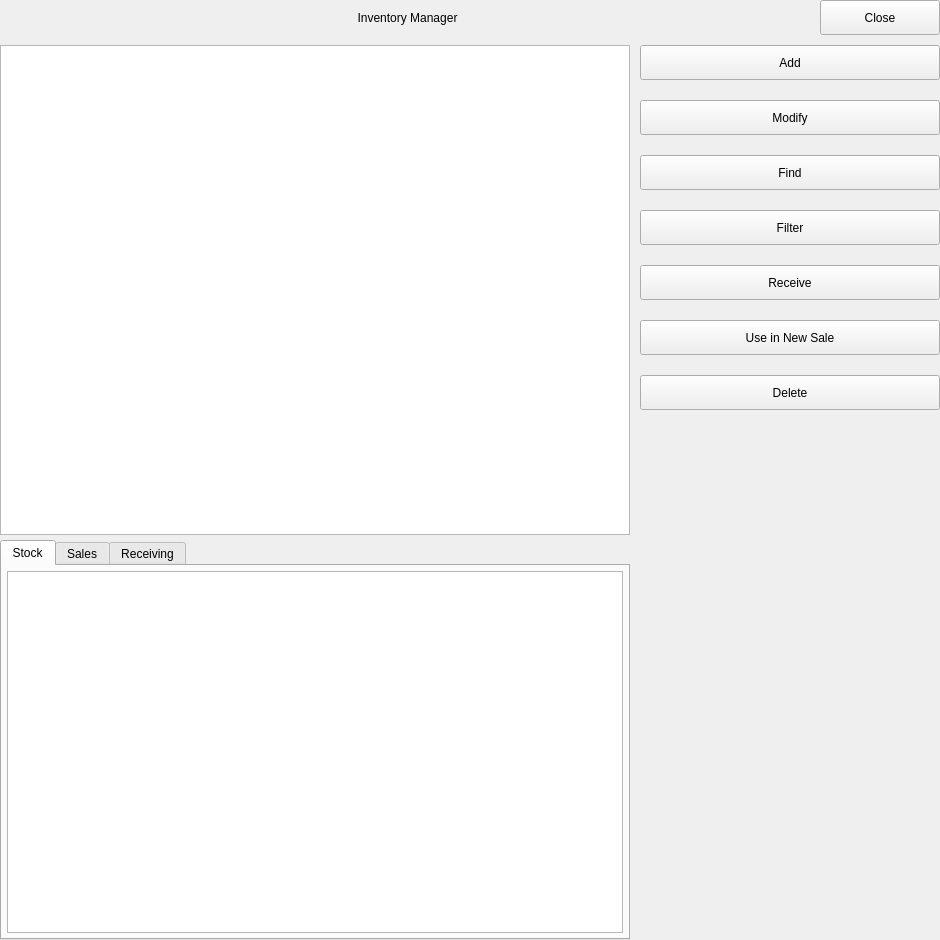
<?xml version="1.0" encoding="UTF-8"?>
<ui version="4.0">
 <class>InventoryManager</class>
 <widget class="QWidget" name="InventoryManager">
  <property name="geometry">
   <rect>
    <x>0</x>
    <y>0</y>
    <width>940</width>
    <height>940</height>
   </rect>
  </property>
  <property name="minimumSize">
   <size>
    <width>940</width>
    <height>940</height>
   </size>
  </property>
  <property name="windowTitle">
   <string>Inventory Manager</string>
  </property>
  <property name="styleSheet">
   <string notr="true"/>
  </property>
  <layout class="QVBoxLayout" name="verticalLayout_3">
   <property name="spacing">
    <number>10</number>
   </property>
   <property name="leftMargin">
    <number>0</number>
   </property>
   <property name="topMargin">
    <number>0</number>
   </property>
   <property name="rightMargin">
    <number>0</number>
   </property>
   <property name="bottomMargin">
    <number>0</number>
   </property>
   <item>
    <widget class="QWidget" name="widget" native="true">
     <property name="maximumSize">
      <size>
       <width>16777215</width>
       <height>35</height>
      </size>
     </property>
     <layout class="QHBoxLayout" name="horizontalLayout">
      <property name="spacing">
       <number>5</number>
      </property>
      <property name="leftMargin">
       <number>0</number>
      </property>
      <property name="topMargin">
       <number>0</number>
      </property>
      <property name="rightMargin">
       <number>0</number>
      </property>
      <property name="bottomMargin">
       <number>0</number>
      </property>
      <item>
       <widget class="QLabel" name="lb_window_title">
        <property name="minimumSize">
         <size>
          <width>0</width>
          <height>35</height>
         </size>
        </property>
        <property name="maximumSize">
         <size>
          <width>16777215</width>
          <height>35</height>
         </size>
        </property>
        <property name="text">
         <string>Inventory Manager</string>
        </property>
        <property name="alignment">
         <set>Qt::AlignmentFlag::AlignCenter</set>
        </property>
       </widget>
      </item>
      <item>
       <widget class="QPushButton" name="pb_window_close">
        <property name="minimumSize">
         <size>
          <width>120</width>
          <height>35</height>
         </size>
        </property>
        <property name="maximumSize">
         <size>
          <width>120</width>
          <height>35</height>
         </size>
        </property>
        <property name="text">
         <string>Close</string>
        </property>
        <property name="icon">
         <iconset resource="../../../../../../../../../../../../../../mnt/hdd/PYTHON_LAB/eixn-pos/assets/images/icons.qrc">
          <normaloff>:/Icons/close_white.svg</normaloff>:/Icons/close_white.svg</iconset>
        </property>
        <property name="iconSize">
         <size>
          <width>20</width>
          <height>20</height>
         </size>
        </property>
       </widget>
      </item>
     </layout>
    </widget>
   </item>
   <item>
    <widget class="QWidget" name="widget_2" native="true">
     <layout class="QHBoxLayout" name="horizontalLayout_2">
      <property name="spacing">
       <number>10</number>
      </property>
      <property name="leftMargin">
       <number>0</number>
      </property>
      <property name="topMargin">
       <number>0</number>
      </property>
      <property name="rightMargin">
       <number>0</number>
      </property>
      <property name="bottomMargin">
       <number>0</number>
      </property>
      <item>
       <widget class="QWidget" name="main_content" native="true">
        <layout class="QVBoxLayout" name="verticalLayout">
         <property name="spacing">
          <number>5</number>
         </property>
         <property name="leftMargin">
          <number>0</number>
         </property>
         <property name="topMargin">
          <number>0</number>
         </property>
         <property name="rightMargin">
          <number>0</number>
         </property>
         <property name="bottomMargin">
          <number>0</number>
         </property>
         <item>
          <widget class="QTableView" name="tbl_products"/>
         </item>
         <item>
          <widget class="QTabWidget" name="tab_product_details">
           <property name="minimumSize">
            <size>
             <width>0</width>
             <height>300</height>
            </size>
           </property>
           <property name="maximumSize">
            <size>
             <width>16777215</width>
             <height>400</height>
            </size>
           </property>
           <property name="currentIndex">
            <number>0</number>
           </property>
           <widget class="QWidget" name="tab_stock">
            <attribute name="title">
             <string>Stock</string>
            </attribute>
            <layout class="QGridLayout" name="gridLayout">
             <property name="leftMargin">
              <number>5</number>
             </property>
             <property name="topMargin">
              <number>5</number>
             </property>
             <property name="rightMargin">
              <number>5</number>
             </property>
             <property name="bottomMargin">
              <number>5</number>
             </property>
             <property name="horizontalSpacing">
              <number>5</number>
             </property>
             <item row="0" column="0">
              <widget class="QTableView" name="tbl_product_stock"/>
             </item>
            </layout>
           </widget>
           <widget class="QWidget" name="tab_sales">
            <attribute name="title">
             <string>Sales</string>
            </attribute>
            <layout class="QGridLayout" name="gridLayout_3">
             <property name="leftMargin">
              <number>5</number>
             </property>
             <property name="topMargin">
              <number>5</number>
             </property>
             <property name="rightMargin">
              <number>5</number>
             </property>
             <property name="bottomMargin">
              <number>5</number>
             </property>
             <property name="spacing">
              <number>5</number>
             </property>
             <item row="0" column="0">
              <widget class="QTableView" name="tbl_product_sales"/>
             </item>
            </layout>
           </widget>
           <widget class="QWidget" name="tab_receiving">
            <attribute name="title">
             <string>Receiving</string>
            </attribute>
            <layout class="QGridLayout" name="gridLayout_2">
             <property name="leftMargin">
              <number>5</number>
             </property>
             <property name="topMargin">
              <number>5</number>
             </property>
             <property name="rightMargin">
              <number>5</number>
             </property>
             <property name="bottomMargin">
              <number>5</number>
             </property>
             <property name="spacing">
              <number>5</number>
             </property>
             <item row="0" column="0">
              <widget class="QTableView" name="tbl_product_receiving"/>
             </item>
            </layout>
           </widget>
          </widget>
         </item>
        </layout>
       </widget>
      </item>
      <item>
       <widget class="QWidget" name="side_menu" native="true">
        <property name="minimumSize">
         <size>
          <width>300</width>
          <height>0</height>
         </size>
        </property>
        <property name="maximumSize">
         <size>
          <width>300</width>
          <height>16777215</height>
         </size>
        </property>
        <property name="layoutDirection">
         <enum>Qt::LayoutDirection::LeftToRight</enum>
        </property>
        <layout class="QVBoxLayout" name="verticalLayout_2">
         <property name="spacing">
          <number>20</number>
         </property>
         <property name="leftMargin">
          <number>0</number>
         </property>
         <property name="topMargin">
          <number>0</number>
         </property>
         <property name="rightMargin">
          <number>0</number>
         </property>
         <property name="bottomMargin">
          <number>0</number>
         </property>
         <item>
          <widget class="QPushButton" name="pb_add">
           <property name="minimumSize">
            <size>
             <width>0</width>
             <height>35</height>
            </size>
           </property>
           <property name="maximumSize">
            <size>
             <width>16777215</width>
             <height>35</height>
            </size>
           </property>
           <property name="text">
            <string>Add</string>
           </property>
           <property name="icon">
            <iconset resource="../../../../../../../../../../../../../../mnt/hdd/PYTHON_LAB/eixn-pos/assets/images/icons.qrc">
             <normaloff>:/Icons/add.svg</normaloff>:/Icons/add.svg</iconset>
           </property>
           <property name="iconSize">
            <size>
             <width>25</width>
             <height>25</height>
            </size>
           </property>
          </widget>
         </item>
         <item>
          <widget class="QPushButton" name="pb_modify">
           <property name="minimumSize">
            <size>
             <width>0</width>
             <height>35</height>
            </size>
           </property>
           <property name="maximumSize">
            <size>
             <width>16777215</width>
             <height>35</height>
            </size>
           </property>
           <property name="text">
            <string>Modify</string>
           </property>
           <property name="icon">
            <iconset resource="../../../../../../../../../../../../../../mnt/hdd/PYTHON_LAB/eixn-pos/assets/images/icons.qrc">
             <normaloff>:/Icons/edit.svg</normaloff>:/Icons/edit.svg</iconset>
           </property>
           <property name="iconSize">
            <size>
             <width>25</width>
             <height>25</height>
            </size>
           </property>
          </widget>
         </item>
         <item>
          <widget class="QPushButton" name="pb_find">
           <property name="minimumSize">
            <size>
             <width>0</width>
             <height>35</height>
            </size>
           </property>
           <property name="maximumSize">
            <size>
             <width>16777215</width>
             <height>35</height>
            </size>
           </property>
           <property name="text">
            <string>Find</string>
           </property>
           <property name="icon">
            <iconset resource="../../../../../../../../../../../../../../mnt/hdd/PYTHON_LAB/eixn-pos/assets/images/icons.qrc">
             <normaloff>:/Icons/search.svg</normaloff>:/Icons/search.svg</iconset>
           </property>
           <property name="iconSize">
            <size>
             <width>25</width>
             <height>25</height>
            </size>
           </property>
          </widget>
         </item>
         <item>
          <widget class="QPushButton" name="pb_filter">
           <property name="minimumSize">
            <size>
             <width>0</width>
             <height>35</height>
            </size>
           </property>
           <property name="maximumSize">
            <size>
             <width>16777215</width>
             <height>35</height>
            </size>
           </property>
           <property name="text">
            <string>Filter</string>
           </property>
           <property name="icon">
            <iconset resource="../../../../../../../../../../../../../../mnt/hdd/PYTHON_LAB/eixn-pos/assets/images/icons.qrc">
             <normaloff>:/Icons/filter.svg</normaloff>:/Icons/filter.svg</iconset>
           </property>
           <property name="iconSize">
            <size>
             <width>25</width>
             <height>25</height>
            </size>
           </property>
          </widget>
         </item>
         <item>
          <widget class="QPushButton" name="pb_receive">
           <property name="minimumSize">
            <size>
             <width>0</width>
             <height>35</height>
            </size>
           </property>
           <property name="maximumSize">
            <size>
             <width>16777215</width>
             <height>35</height>
            </size>
           </property>
           <property name="text">
            <string>Receive</string>
           </property>
           <property name="icon">
            <iconset resource="../../../../../../../../../../../../../../mnt/hdd/PYTHON_LAB/eixn-pos/assets/images/icons.qrc">
             <normaloff>:/Icons/receive.svg</normaloff>:/Icons/receive.svg</iconset>
           </property>
           <property name="iconSize">
            <size>
             <width>25</width>
             <height>25</height>
            </size>
           </property>
          </widget>
         </item>
         <item>
          <widget class="QPushButton" name="pb_use_in_sale">
           <property name="minimumSize">
            <size>
             <width>0</width>
             <height>35</height>
            </size>
           </property>
           <property name="maximumSize">
            <size>
             <width>16777215</width>
             <height>35</height>
            </size>
           </property>
           <property name="text">
            <string>Use in New Sale</string>
           </property>
           <property name="icon">
            <iconset resource="../../../../../../../../../../../../../../mnt/hdd/PYTHON_LAB/eixn-pos/assets/images/icons.qrc">
             <normaloff>:/Icons/shopping_cart.svg</normaloff>:/Icons/shopping_cart.svg</iconset>
           </property>
           <property name="iconSize">
            <size>
             <width>25</width>
             <height>25</height>
            </size>
           </property>
          </widget>
         </item>
         <item>
          <widget class="QPushButton" name="pb_delete">
           <property name="minimumSize">
            <size>
             <width>0</width>
             <height>35</height>
            </size>
           </property>
           <property name="maximumSize">
            <size>
             <width>16777215</width>
             <height>35</height>
            </size>
           </property>
           <property name="text">
            <string>Delete</string>
           </property>
           <property name="icon">
            <iconset resource="../../../../../../../../../../../../../../mnt/hdd/PYTHON_LAB/eixn-pos/assets/images/icons.qrc">
             <normaloff>:/Icons/trash.svg</normaloff>:/Icons/trash.svg</iconset>
           </property>
           <property name="iconSize">
            <size>
             <width>25</width>
             <height>25</height>
            </size>
           </property>
          </widget>
         </item>
         <item>
          <spacer name="verticalSpacer">
           <property name="orientation">
            <enum>Qt::Orientation::Vertical</enum>
           </property>
           <property name="sizeHint" stdset="0">
            <size>
             <width>20</width>
             <height>40</height>
            </size>
           </property>
          </spacer>
         </item>
        </layout>
       </widget>
      </item>
     </layout>
    </widget>
   </item>
  </layout>
 </widget>
 <resources>
  <include location="../../../../../../../../../../../../../../mnt/hdd/PYTHON_LAB/eixn-pos/assets/images/icons.qrc"/>
 </resources>
 <connections/>
</ui>
